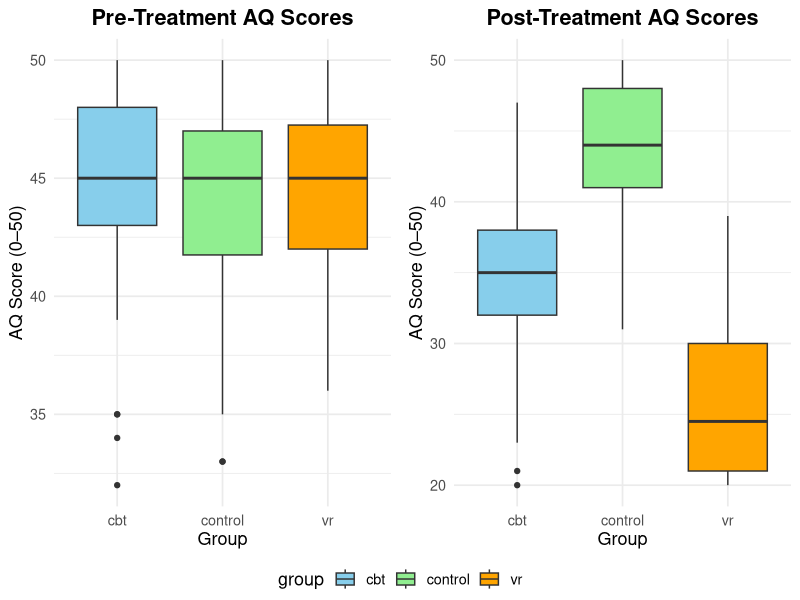
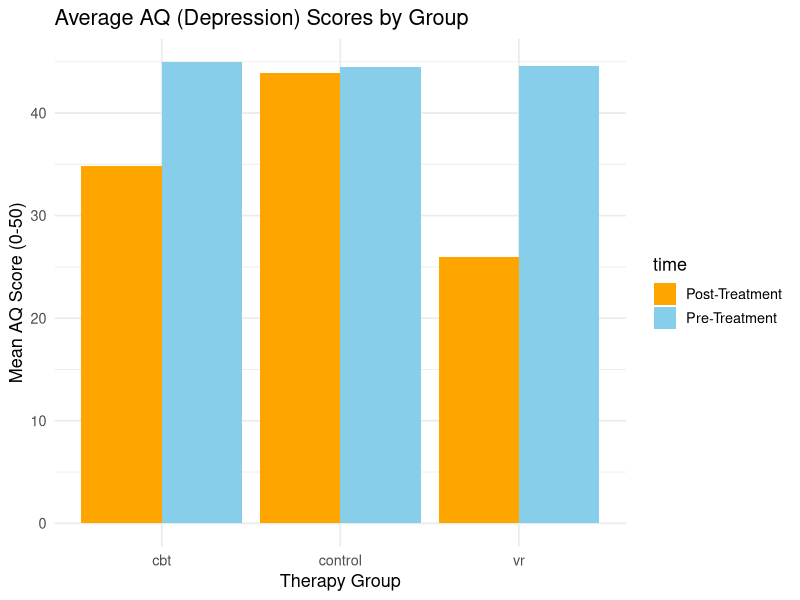
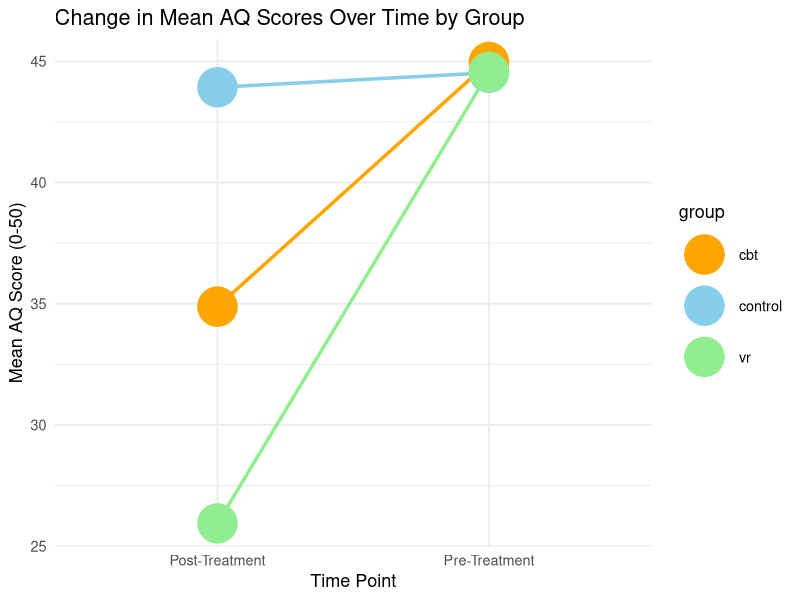
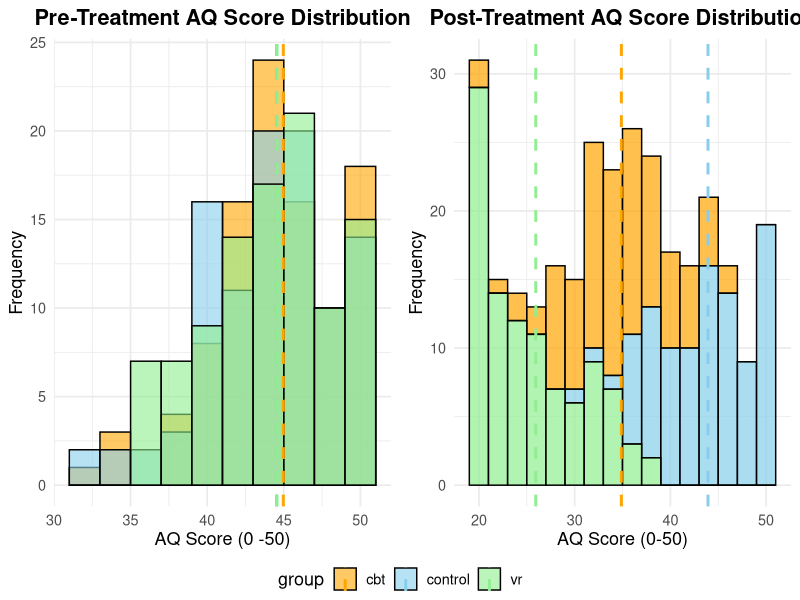
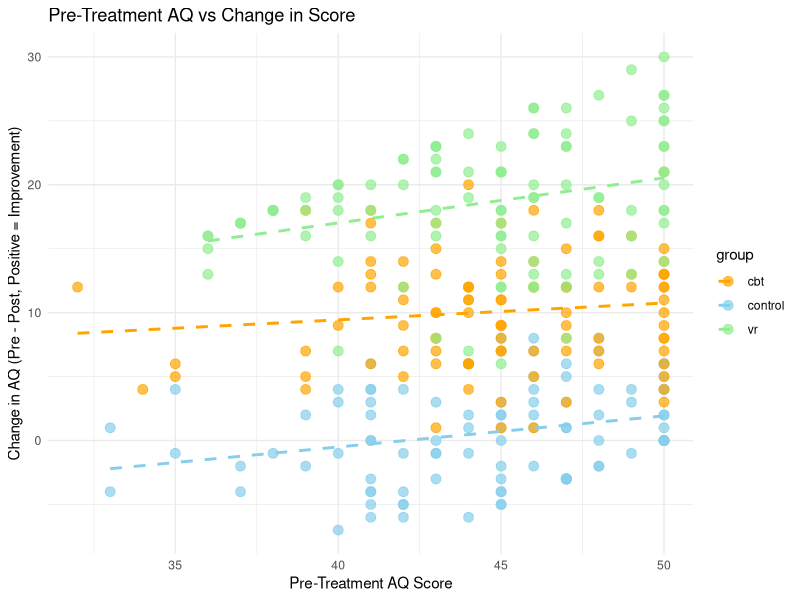

Reproduce these figures in R, in order.
## ---- chunk 1
# Adding librarys to notebook to run the code correctly
if(!require("tidyverse"))
  install.packages("tidyverse")
  library(tidyverse)

if(!require("ggpubr"))
  install.packages("ggpubr")
  library(ggpubr)

if(!require("rstatix"))
  install.packages("rstatix")
  library(rstatix)

if(!require("knitr"))
install.packages("knitr")
library(knitr)


# Read the data frames of the .csv file
df <- read_csv("CA1_Autism_VR_Study_Data_Final.csv")
# Check the column names
colnames(df)
# Change column names to lowercase
df <- df %>% rename_with(tolower) %>% mutate(group = str_trim(tolower(group)))
# Inspect Structure
glimpse(df)
summary(select(df, p1_pre_score, p2_post_score))
# Check for missing values
sapply(df, function(x) sum(is.na(x)))
# Check for values outside the scope of the questionnaire - 0 - 50.1
filter(df, p1_pre_score < 0 | p1_pre_score > 50.1 | p2_post_score < 0 | p2_post_score > 50.1)
# Drop incomplete rows
df <- df %>% drop_na(p1_pre_score, p2_post_score)
# Identify change_score (pre-post AQ)
df <- df %>% mutate(change_score = p1_pre_score - p2_post_score)
# Confirm groups
unique(df$group)
# Check for summary of all columns
summary(select(df, p1_pre_score, p2_post_score, change_score))
## ---- chunk 2
# BoxPlot created to show pre-treatment AQ scores
pre_box <- ggplot(df, aes(x = group, y = p1_pre_score, fill = group)) + geom_boxplot() + scale_fill_manual(values = c("skyblue", "lightgreen", "orange")) + labs(title = "Pre-Treatment AQ Scores",  x = "Group", y = "AQ Score (0–50)") + theme_minimal(base_size = 13) + theme(plot.title = element_text(hjust = 0.5, face = "bold"))

# BoxPlot created to show post-treatment AQ scores
post_box <- ggplot(df, aes(x = group, y = p2_post_score, fill = group)) + geom_boxplot() + scale_fill_manual(values = c("skyblue", "lightgreen", "orange")) + labs(title = "Post-Treatment AQ Scores",  x = "Group", y = "AQ Score (0–50)") + theme_minimal(base_size = 13) + theme(plot.title = element_text(hjust = 0.5, face = "bold"))

# Use ggpbr library to arrange histograms side-by-side to show difference pre and post treatment
library(ggpubr)
ggarrange(pre_box, post_box, ncol = 2, common.legend = TRUE, legend = "bottom")

# Pre-treatment AQ scores shows similar median. Post-Treatment AQ scores show VR Therapy group noticeably lower indicating greater improvement. Boxes show IQR and whiskers show outliers

## ---- chunk 3
# Summarise and group mean score data by group for creating bar chart
avg_dep_scores <- df %>% summarise(mean_pre = mean(p1_pre_score), mean_post = mean(p2_post_score), .by = group) %>% pivot_longer(cols = c(mean_pre, mean_post), names_to = "time", values_to = "mean_score") %>% mutate(time = recode(time, "mean_pre" = "Pre-Treatment", "mean_post" = "Post-Treatment"))

# Bar chart created to show mean AQ scores before and after treatment for each group
ggplot(avg_dep_scores, aes(x = group, y = mean_score, fill = time)) + geom_bar(stat = "identity", position = position_dodge()) + scale_fill_manual(values = c("orange", "skyblue")) + labs(title = "Average AQ (Depression) Scores by Group", x = "Therapy Group", y = "Mean AQ Score (0-50)" ) + theme_minimal(base_size = 13)

# Both CBT and VR Therapy groups show reduced mean AQ scores after treatment
## ---- chunk 4
# Summarise and group mean score data by time for creating line graph
avg_dep_time <- df %>% summarise(mean_pre = mean(p1_pre_score), mean_post = mean(p2_post_score), .by = group) %>% pivot_longer(cols = c(mean_pre, mean_post), names_to = "time", values_to = "mean_score") %>% mutate(time = recode(time, "mean_pre" = "Pre-Treatment", "mean_post" = "Post-Treatment"))

# Line graph showing mean AQ scores for each group pre and post treatment
ggplot(avg_dep_time, aes(x = time, y = mean_score, group = group, color = group)) + geom_line(linewidth = 1.2) + geom_point(size = 13) + scale_colour_manual(values = c("orange", "skyblue", "lightgreen")) + labs(title = "Change in Mean AQ Scores Over Time by Group", x = "Time Point", y = "Mean AQ Score (0-50)" ) + theme_minimal(base_size = 13)

# Both CBT and VR Therapy groups downward trends from pre-treatment to post-treatment - VR Therapy shows greater reduction 
## ---- chunk 5
# Calculate pre-treatment AQ score distributions across the 3 groups
pre_hist <- ggplot(df, aes(x = p1_pre_score, fill = group)) + geom_histogram(binwidth = 2, alpha = 0.6, position = "identity", color = "black") + geom_vline(data = df %>% group_by(group) %>% summarise(mean_pre = mean(p1_pre_score)), aes(xintercept = mean_pre, colour = group), linetype = "dashed", linewidth = 1) +scale_fill_manual(values = c("orange", "skyblue", "lightgreen")) + scale_colour_manual(values = c("orange", "skyblue", "lightgreen")) + labs(title = "Pre-Treatment AQ Score Distribution", x = "AQ Score (0 -50)", y = "Frequency") + theme_minimal(base_size = 13) + theme(plot.title = element_text(hjust = 0.5, face = "bold"))

# Calculate post-treatment AQ score distributions across the 3 groups
post_hist <- ggplot(df, aes(x = p2_post_score, fill = group)) + geom_histogram(binwidth = 2, alpha = 0.7, colour = "black") + geom_vline(data = df %>% group_by(group) %>% summarise(mean_post = mean(p2_post_score)), aes(xintercept = mean_post, color = group), linetype = "dashed", linewidth = 1) + scale_fill_manual(values = c("orange", "skyblue", "lightgreen")) + scale_colour_manual(values = c("orange", "skyblue", "lightgreen")) + labs(title = "Post-Treatment AQ Score Distribution", x = "AQ Score (0-50)", y = "Frequency") + theme_minimal(base_size = 13) + theme(plot.title = element_text(hjust = 0.5, face = "bold"))

# Use ggpbr library to arrange histograms side-by-side to show difference pre and post treatment
library(ggpubr)
ggarrange(pre_hist, post_hist, ncol = 2, common.legend = TRUE, legend = "bottom")

# All groups show similar AQ score pre-treatment. Post-treatment, both CBT and VR Therapy groups show lower AQ score indicating improvement
## ---- chunk 6

# Scatterplot showing relationship between pre-treatment AQ scores and change in AQ scores post-treatment
ggplot(df, aes(x = p1_pre_score, y = change_score, colour = group)) + geom_point(size = 3, alpha = 0.7) + geom_smooth(method = "lm", se = FALSE, linetype = "dashed") + scale_colour_manual(values = c("orange", "skyblue", "lightgreen")) + labs(title = "Pre-Treatment AQ vs Change in Score", x = "Pre-Treatment AQ Score", y = "Change in AQ (Pre - Post, Positive = Improvement)" ) + theme_minimal()

# A positive change indicates improvement - Participants with higher pre-treatment AQ scores tended to have a larger improvement

## ---- chunk 7
# Assign and filter by group
cbt <- df %>% filter(group == "cbt")
vr <- df %>% filter(group == "vr")
control <- df %>% filter (group == "control")

# t-test by group
t_cbt <- t.test(cbt$p1_pre_score, cbt$p2_post_score, paired = TRUE)
t_vr <- t.test(vr$p1_pre_score, vr$p2_post_score, paired = TRUE)
t_control <- t.test(control$p1_pre_score, control$p2_post_score, paired = TRUE)

# Output results of t-tests in list
list(CBT = t_cbt, VR = t_vr, CONTROL = t_control)

# Interpretation: 
# CBT - significant improvement: t=22.9, p<.001. Mean diff = 10.99. CI between 9.2-11
# VR - Very big improvement: t=37.6, p<.001. Mean diff = 18.62. CI between 17.6-19.6
# CONTROL - no significant change: t=1.59, p=0.115. Mean diff = 0.6. CI include 0 - no change

# Results suggest that both CBT and VR reduced AQ scores with VR Therapy having a significant impact
## ---- chunk 8
# Assign and filter by groups - VR & Control, CBT & Control, VR and CBT
vr_control <- df %>% filter(group %in% c("vr", "control"))
cbt_control <- df %>% filter(group %in% c("cbt", "control"))
vr_cbt <- df %>% filter(group %in% c("vr", "cbt"))

# t-test between groups - VR vs Control | CBT vs Control | VR vs CBT 
t_vr_control <- t.test(change_score ~ group, data = vr_control, var.equal = TRUE)
t_cbt_control <- t.test(change_score ~ group, data = cbt_control, var.equal = TRUE)
t_vr_cbt <- t.test(change_score ~ group, data = vr_cbt, var.equal = TRUE)

# Output results of between group t-tests in list
list(VR_vs_CONTROL = t_vr_control, CBT_vs_CONTROL = t_cbt_control, VR_vs_CBT = t_vr_cbt)

# Interpretation: 
# VR vs CONTROL - VR improves more than control: t=-28.95, p<.001. Mean improvement: VR = 18.62, Control = 0.6. CI between -19.25, -16.79. 18 point improvement 18.62 - 0.6
# CBT vs CONTROL - CBT improves more than control: t=16.35, p<.001. Mean improvement: CBT = 10.09, Control = 0.6. CI between 8.35, 10.63. 9/10 point improvement 10.09 - 0.6
# VR vs CBT - CBT improves more than control: t=-12.38, p<.001. Mean improvement: VR = 18.62, CBT = 10.09. CI between -9.84, -7.22. 7-10 point improvement 18.62 - 10.09

# Results suggest that both CBT and VR were a significant improvement on the Control group and comparing VR and CBT showed that the VR group achieved a larger improvement

## ---- chunk 9
# Calculate the sample mean of change score
mean_change <- mean(df$change_score)
# Calculate the standard deviation of change score
sd_change <- sd(df$change_score)
# Calculate the number of participants
n <- nrow(df)
# Calculate Z-value using the formuala
z_value <- (mean_change - 0) / (sd_change / sqrt(n))
# Calculate p-value using the Z distribution
p_value <- 2 * (1 - pnorm(abs(z_value)))
# Calculate the Confidence Interval around the mean
error_margin <- qnorm(0.975) * (sd_change / sqrt(n))
# Calculate the Lower limits of the CI
ci_lower <- mean_change - error_margin
# Calculate the Upper limits of the CI
ci_upper <- mean_change + error_margin
# Create a table for the results
data.frame(Mean_Change = round(mean_change, 2), Z_Value = round(z_value, 2), P_Value = round(p_value, 4), CI_Lower = round(ci_lower, 2), CI_Upper = round(ci_upper, 2))

# Interpretation: 
# The average change in AQ scores across all participants showed a positive value (9.77) meaning that scores decreased after treatment and that participants improved

# The Z score of 19.72 shows that the well above 0 and indicates that improvement is highly unlikely random

# P value is 0, so can reject null hypothesis

# 95% Confidence Interval of lower as 8.8 and upper limits at 10.74 shows that the true average improvement is narrow and shows consistent treatment effect

## ---- chunk 10

